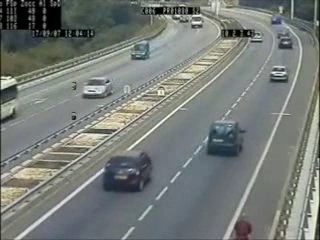
#> input picture frame 75 of 2024/processamento_imagem/trabaho 4/exe2/project-pycharm/cars.avi, 320 x 240 px
$ python blob.py
#> lines starting #> are read from the running program, lines starting #| are printed output that depends on the picture; after the words box and inside, x2 and y2 are one past the last pixel; in counts of white or black regions, pixels touching at a corner belong together
#> further down, frame is the input picture: shape (240, 320, 3); mean B, G, R 120, 123.9, 118.8
"""
Alunos: Luan Lavandoski Guarnieri, Maria Eduarda Krutzsch
"""
import cv2
import numpy as np

video = 'cars.avi'

def detectar_blob(imagem, subtrator_fundo, area_minima=100):
    # Aplicando subtração de fundo
#> called with area_minima = 100
    mascara_fg = subtrator_fundo.apply(imagem)
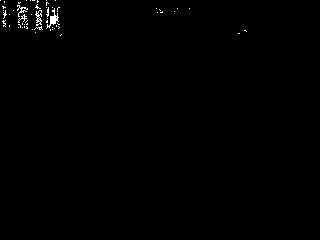
#> mascara_fg: shape (240, 320); values 127 (black) and 255 (white), 0.5% white in thin lines or dots, all inside (x1, y1, x2, y2) = (0, 0, 247, 36)

    # Aplicando uma operação de abertura para remover ruídos
    kernel = cv2.getStructuringElement(cv2.MORPH_ELLIPSE, (5, 5))
    mascara_fg = cv2.morphologyEx(mascara_fg, cv2.MORPH_OPEN, kernel)
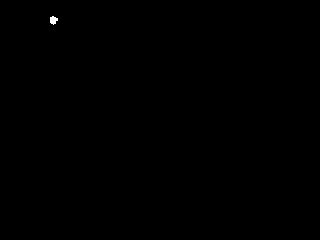
#> mascara_fg: shape (240, 320); values 127 (black) and 255 (white), 0.07% white; 1 white region, box (x1, y1, x2, y2) and area: (50, 16, 58, 25) 50

    # Encontrando os contornos na máscara de foreground
    contornos, _ = cv2.findContours(mascara_fg, cv2.RETR_EXTERNAL, cv2.CHAIN_APPROX_SIMPLE)
#> contornos = [[[0, 0], [0, 239], [319, 239], [319, 0]]]

    # Inicializando a lista de blobs
    blobs = []

    # Loop sobre todos os contornos encontrados
    for contorno in contornos:
        # Calculando a área do contorno
        area = cv2.contourArea(contorno)

        # Se a área for muito pequena, provavelmente não é um veículo, então ignoramos
        if area < area_minima:
            continue

        # Calculando o menor círculo envolvente para o contorno
        (x, y), raio = cv2.minEnclosingCircle(contorno)
        centro = (int(x), int(y))
        raio = int(raio)

        # Adicionando o centro e a área do blob à lista de blobs
        blobs.append((centro, raio, area))

        # Desenhando um círculo ao redor do blob
        cv2.circle(imagem, centro, raio, (0, 255, 0), 2)
#> this loop made 1 pass
#> (contorno, area, x, y, raio, centro) on pass 1: ([[0, 0], [0, 239], [319, 239], [319, 0]], 76241, 159.5, 119.5, 199, (159, 119))
#> imagem: shape (240, 320, 3); 0.04% of pixels changed, all inside (x1, y1, x2, y2) = (0, 0, 320, 240)
#> after the loop, blobs = [((159, 119), 199, 76241)]

    # Retornando a lista de blobs e a imagem com os blobs desenhados
    return blobs, imagem

# Carregando o vídeo
cap = cv2.VideoCapture(video)

# Inicializando o modelo de subtração de fundo
subtrator_fundo = cv2.createBackgroundSubtractorMOG2()

while cap.isOpened():
    ret, frame = cap.read()
    if not ret:
        break

    # Detectando blobs no frame atual
    blobs, frame_resultado = detectar_blob(frame, subtrator_fundo)
#> blobs = [((159, 119), 199, 76241)]

    # Exibindo o resultado
    cv2.imshow('Detecção de Blob', frame_resultado)

    # Ajuste a velocidade
    if cv2.waitKey(50) == 27:
#> (key Esc is pressed here)
        break

cap.release()
cv2.destroyAllWindows()

$ run again, starting later in the video
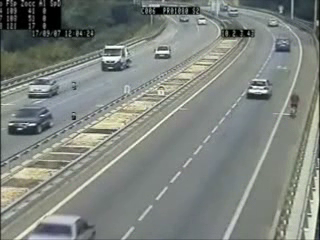
#> input picture frame 337 of 2024/processamento_imagem/trabaho 4/exe2/project-pycharm/cars.avi, 320 x 240 px
#> frame is the input picture: shape (240, 320, 3); mean B, G, R 126.3, 131.7, 126
#> in detectar_blob, `mascara_fg = subtrator_fundo.apply(imagem)`:
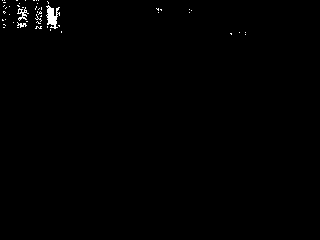
#> mascara_fg: shape (240, 320); values 127 (black) and 255 (white), 0.52% white; 51 white regions (48 under 20 px), largest, box (x1, y1, x2, y2) and area: (46, 5, 60, 29) 182, (17, 7, 29, 21) 63, (17, 22, 27, 28) 28
#> contornos = [[[0, 0], [0, 239], [319, 239], [319, 0]]]
#> the loop in detectar_blob, `for contorno in contornos:` made 1 pass
#> (contorno, area, x, y, raio, centro) on pass 1: ([[0, 0], [0, 239], [319, 239], [319, 0]], 76241, 159.5, 119.5, 199, (159, 119))
#> after the loop in detectar_blob, `for contorno in contornos:`: blobs = [((159, 119), 199, 76241)]

$ run again, starting later in the video
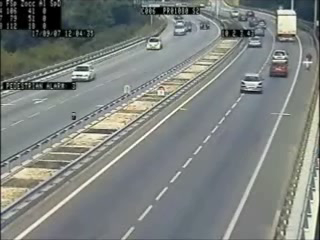
#> input picture frame 600 of 2024/processamento_imagem/trabaho 4/exe2/project-pycharm/cars.avi, 320 x 240 px
#> frame is the input picture: shape (240, 320, 3); mean B, G, R 126.6, 129.8, 124.9
#> in detectar_blob, `mascara_fg = subtrator_fundo.apply(imagem)`:
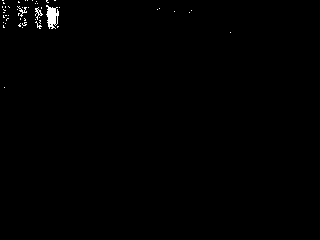
#> mascara_fg: shape (240, 320); values 127 (black) and 255 (white), 0.5% white; 49 white regions (46 under 20 px), largest, box (x1, y1, x2, y2) and area: (46, 5, 59, 29) 198, (35, 7, 43, 20) 37, (17, 6, 27, 17) 33
#> contornos = [[[0, 0], [0, 239], [319, 239], [319, 0]]]
#> the loop in detectar_blob, `for contorno in contornos:` made 1 pass
#> (contorno, area, x, y, raio, centro) on pass 1: ([[0, 0], [0, 239], [319, 239], [319, 0]], 76241, 159.5, 119.5, 199, (159, 119))
#> after the loop in detectar_blob, `for contorno in contornos:`: blobs = [((159, 119), 199, 76241)]
